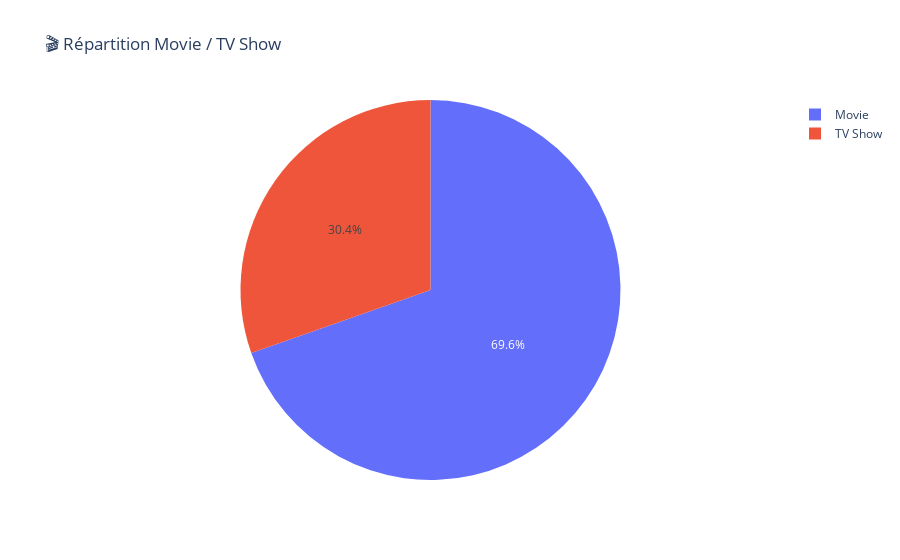

Notebook cell for this chart:
### Code cell
query_type = """
SELECT content_type, COUNT(*) AS total
FROM netflix_titles
GROUP BY content_type;
"""
df_type = pd.read_sql(query_type, engine)

fig2 = px.pie(df_type, names='content_type', values='total',
              title='🎬 Répartition Movie / TV Show')
fig2.show()

### Figure 1 — Plotly figure (JSON) as saved in the notebook; plotly's stock layout.template omitted (floating-point values rounded to 4 significant figures)
{"data": [{"domain": {"x": [0, 1], "y": [0, 1]}, "hovertemplate": "content_type=%{label}<br>total=%{value}<extra></extra>", "labels": ["Movie", "TV Show"], "legendgroup": "", "name": "", "showlegend": true, "type": "pie", "values": [6131, 2676]}], "layout": {"legend": {"tracegroupgap": 0}, "title": {"text": "🎬 Répartition Movie / TV Show"}}}
